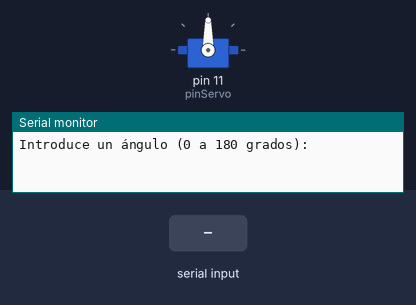
This sketch was run on a simulated Arduino Uno, built with avr-gcc and run on an emulated ATmega328P. Parts: servo, the last lines printed to the serial monitor. The inputs (shaded band) are chosen by the test bench.

Above: at 1.2 s.
1.3 s: "30,150\n" received over Serial
At 2.1 s:
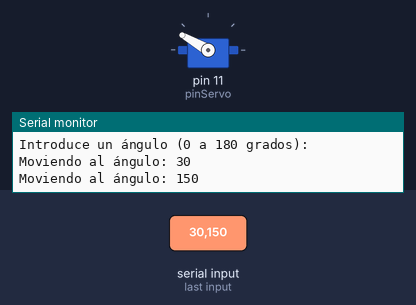
At 3.3 s:
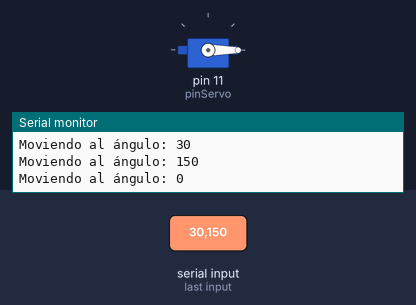
3.8 s: "90,45\n" received over Serial
At 4.4 s:
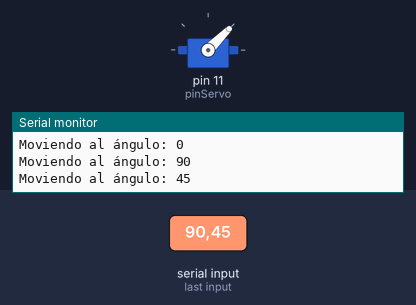
Timing chart, 0 to 6.8 s (numbered marks = the images above; inputs shaded):
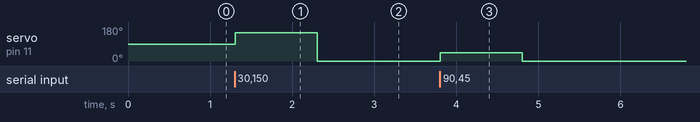

Measured:
- after the input at 1.3 s, servo on pin 11 (pinServo): 90° → 150° at once, → 0° 1.0 s later
- after the input at 3.8 s, servo on pin 11 (pinServo): 0° → 45° at once, → 0° 1.0 s later

The sketch:

codigo_servomotor_serial.ino
```cpp
#include <Servo.h>

Servo miServo;  // Crear objeto para controlar el servomotor
const int pinServo = 11;  // Pin donde está conectado el servomotor

void setup() {
  miServo.attach(pinServo);  // Conectar el servomotor al pin especificado
  Serial.begin(9600);  // Iniciar comunicación serial
  Serial.println("Introduce un ángulo (0 a 180 grados):");
}

void loop() {
  if (Serial.available()) {
    int angulo = Serial.parseInt();  // Leer el ángulo desde el monitor serial
    if (angulo >= 0 && angulo <= 180) {
      miServo.write(angulo);  // Mover el servomotor al ángulo especificado
      Serial.print("Moviendo al ángulo: ");
      Serial.println(angulo);
    } else {
      Serial.println("Introduce un ángulo válido entre 0 y 180 grados.");
    }
  }
}
```
